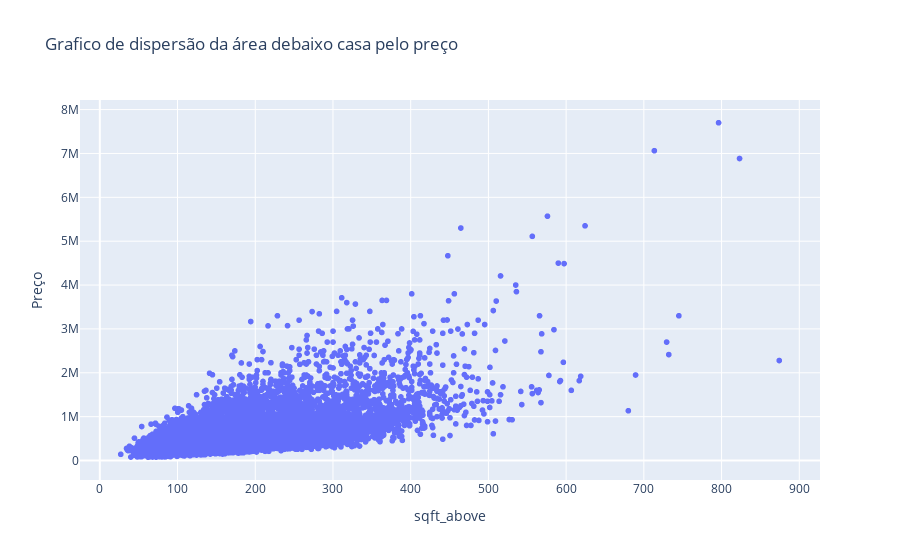

The notebook cell saved with this chart:
### Code cell
px.scatter(casa,x='sqft_above',y='price',title='Grafico de dispersão da área debaixo casa pelo preço',
labels = {'sqft_living':'Área','price':'Preço'})

### Figure 1 — Plotly figure (JSON) as saved in the notebook; plotly's stock layout.template omitted (floating-point values rounded to 4 significant figures; data arrays with more than 128 entries replaced by an {"elided": "..."} marker saying what was removed)
{"data": [{"hovertemplate": "sqft_above=%{x}<br>Preço=%{y}<extra></extra>", "legendgroup": "", "marker": {"color": "#636efa", "symbol": "circle"}, "mode": "markers", "name": "", "showlegend": false, "type": "scattergl", "x": {"elided": "21613 float values"}, "xaxis": "x", "y": {"elided": "21613 int values"}, "yaxis": "y"}], "layout": {"legend": {"tracegroupgap": 0}, "title": {"text": "Grafico de dispersão da área debaixo casa pelo preço"}, "xaxis": {"anchor": "y", "domain": [0, 1], "title": {"text": "sqft_above"}}, "yaxis": {"anchor": "x", "domain": [0, 1], "title": {"text": "Preço"}}}}
